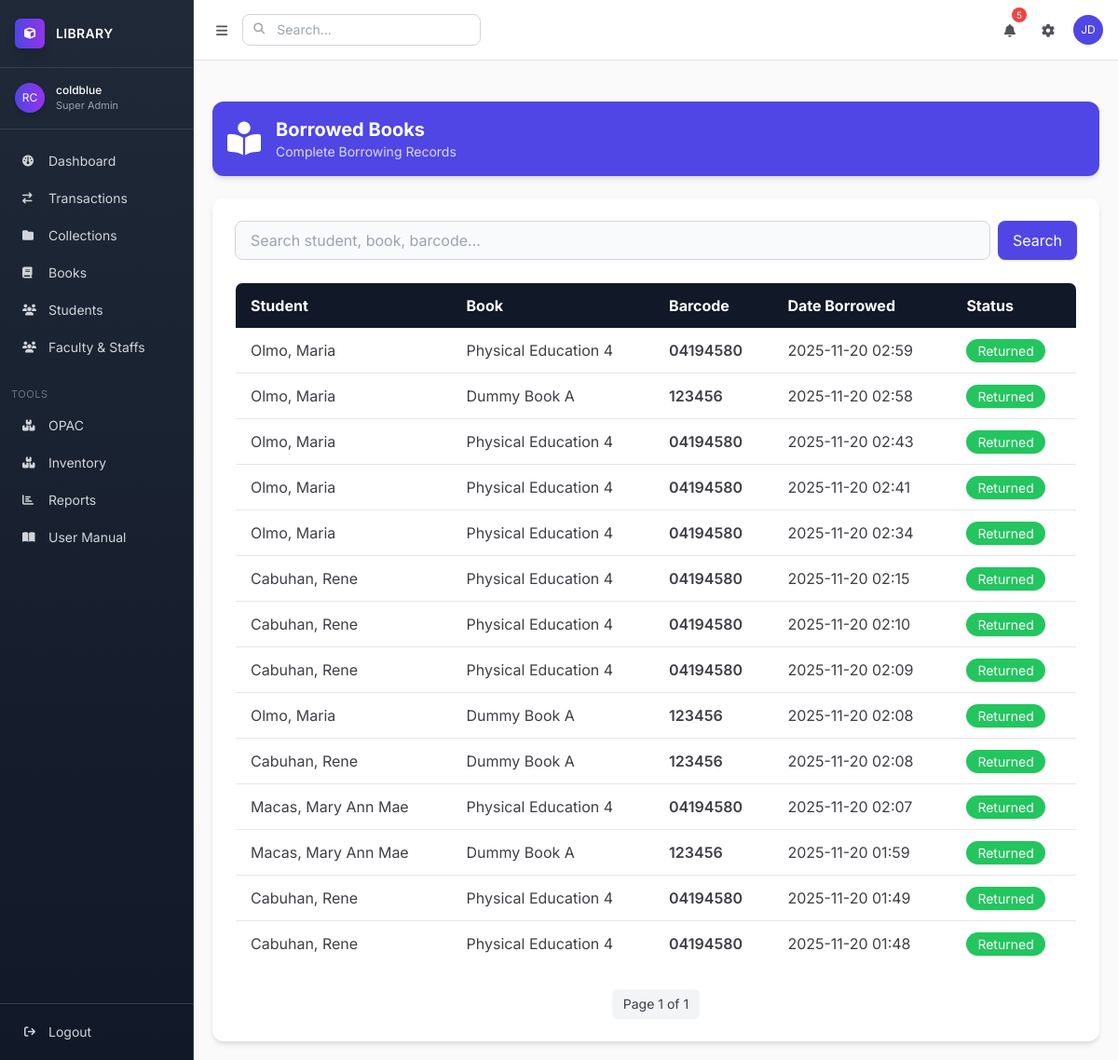
The page /library/borrowed/all/ (signed in) on the database as committed earlier.
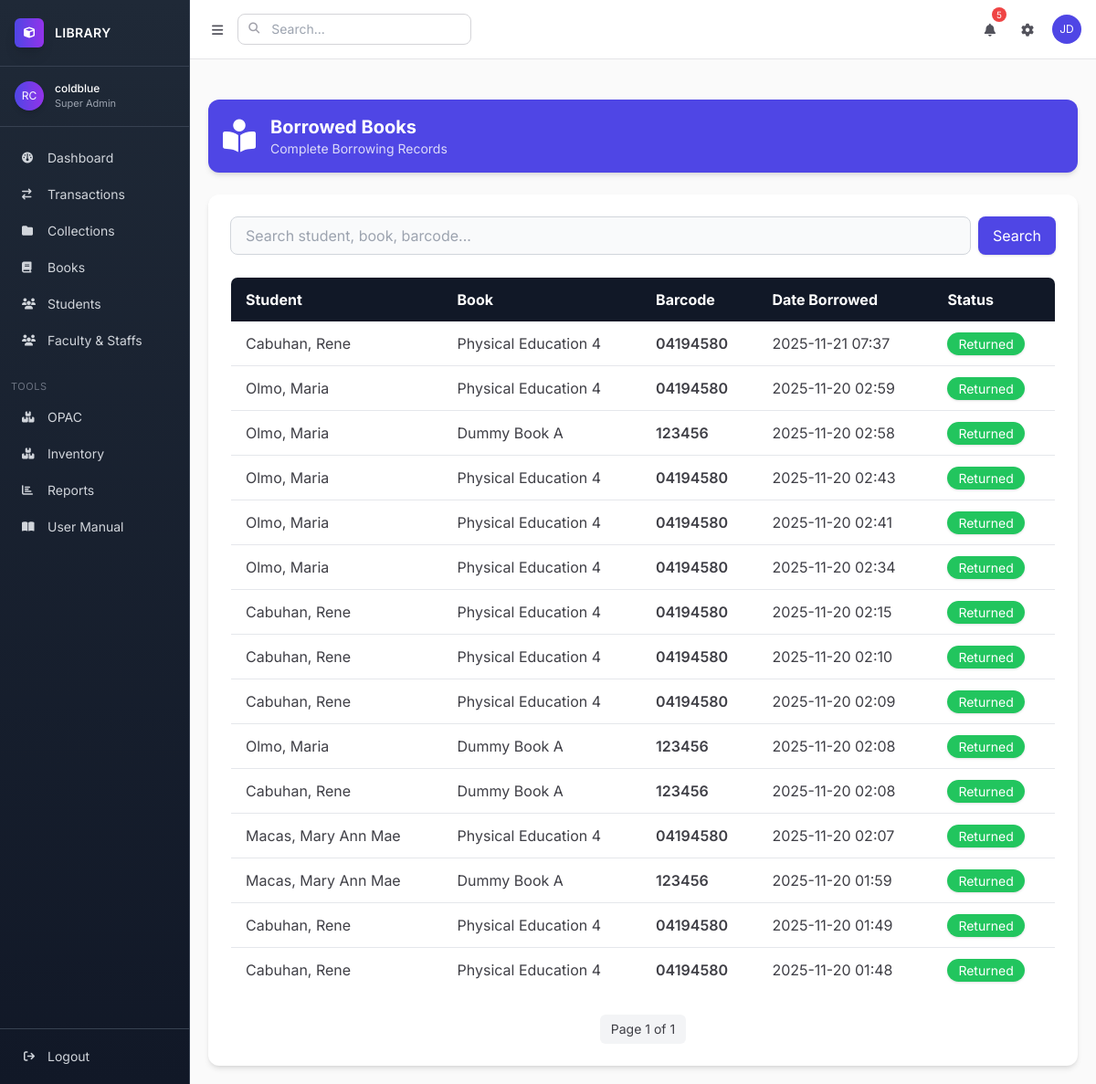
The same page on the database as committed later.
### apps/app2/models.py (models this page shows, shortened)
class BorrowedBook(models.Model):
    book = models.ForeignKey(Book, on_delete=models.CASCADE, related_name="borrow_records")
    borrower = models.ForeignKey(Student, on_delete=models.CASCADE, related_name="borrowed_books")
    barcode = models.ForeignKey('BookBarcode', on_delete=models.CASCADE, related_name="borrowed_records", null=True, blank=True)
    date_borrowed = models.DateTimeField(auto_now_add=True)
    due_date = models.DateField()
    date_returned = models.DateField(blank=True, null=True)
    remarks = models.CharField(max_length=255, blank=True, null=True)
    STATUS_CHOICES = [
        ("borrowed", "Borrowed"),
        ("returned", "Returned"),
        ("overdue", "Overdue"),
    ]
    status = models.CharField(max_length=20, choices=STATUS_CHOICES, default="borrowed")

class Book(models.Model):
    collection = models.ForeignKey(
        Collection, on_delete=models.SET_NULL, null=True, blank=True, related_name="books"
    )
    control_number = models.CharField(max_length=50, unique=True, verbose_name="Control Number / 001")
    isbn = models.CharField(max_length=20, blank=True, null=True, verbose_name="ISBN / 020")
    title = models.CharField(max_length=255, verbose_name="Title / 245$a")
    subtitle = models.CharField(max_length=255, blank=True, null=True, verbose_name="Subtitle / 245$b")
    statement_of_responsibility = models.CharField(max_length=255, blank=True, null=True, verbose_name="Statement of Responsibility / 245$c")
    author = models.CharField(max_length=255, verbose_name="Main Author / 100$a")
    added_authors = models.CharField(max_length=255, blank=True, null=True, verbose_name="Added Authors / 700$a")
    edition = models.CharField(max_length=100, blank=True, null=True, verbose_name="Edition / 250")
    publisher = models.CharField(max_length=255, blank=True, null=True, verbose_name="Publisher / 264$b")
    publication_place = models.CharField(max_length=255, blank=True, null=True, verbose_name="Place / 264$a")
    publication_year = models.CharField(max_length=4, blank=True, null=True, verbose_name="Year / 264$c")
    pages = models.CharField(max_length=50, blank=True, null=True, verbose_name="Pagination / 300$a")
    illustrations = models.CharField(max_length=255, blank=True, null=True, verbose_name="Illustrations / 300$b")
    dimensions = models.CharField(max_length=50, blank=True, null=True, verbose_name="Dimensions / 300$c")
    series = models.CharField(max_length=255, blank=True, null=True, verbose_name="Series / 490$a")
    notes = models.TextField(blank=True, null=True, verbose_name="General Notes / 500")
    summary = models.TextField(blank=True, null=True, verbose_name="Summary / 520")
    subjects = models.CharField(max_length=255, blank=True, null=True, verbose_name="Subjects / 650$a")
    classification = models.CharField(max_length=50, blank=True, null=True, verbose_name="Dewey / 082 or Local / 090")
    language = models.CharField(max_length=50, blank=True, null=True, verbose_name="Language / 041$a")
    cover_image = models.ImageField(
        upload_to='book_covers/', blank=True, null=True, verbose_name="Book Cover"
    )
    created_at = models.DateTimeField(auto_now_add=True)
    updated_at = models.DateTimeField(auto_now=True)

class BookBarcode(models.Model):
    book = models.ForeignKey('Book', on_delete=models.CASCADE, related_name="barcodes")
    barcode = models.CharField(max_length=50, unique=True)
    created_at = models.DateTimeField(auto_now_add=True)
    created_at = models.DateTimeField(default=timezone.now)

### apps/app1/models.py (models this page shows, shortened)
class Student(models.Model):
    folder = models.ForeignKey(Folder, on_delete=models.SET_NULL, null=True, blank=True, related_name="students")
    last_name = models.CharField(max_length=150)
    first_name = models.CharField(max_length=150)
    middle_name = models.CharField(max_length=150, blank=True, null=True)
    mobile_number = models.CharField(max_length=20, blank=True, null=True)
    GENDER_CHOICES = [
        ('M', 'Male'),
        ('F', 'Female'),
        ('O', 'Other'),
    ]
    gender = models.CharField(max_length=1, choices=GENDER_CHOICES)

### apps/app2/views/all.py (the view, shortened to what this page needs)
# urls.py: path("borrowed/all/", views.all_borrowed_books, name="borrowed_all"),
@login_required
def all_borrowed_books(request):
    q = request.GET.get("q", "").strip()
    borrowed = BorrowedBook.objects.select_related("borrower", "book", "barcode")
    paginator = Paginator(borrowed.order_by("-date_borrowed"), 15)
    page_number = request.GET.get("page")
    page_obj = paginator.get_page(page_number)
    context = {"page_obj": page_obj, "q": q}
    return render(request, "app2/book/borrowed_all_list.html", context)

### templates/app2/book/borrowed_all_list.html (shortened to what this page needs)
{% extends "base.html" %}
{% block content %}
<div class="flex items-center p-4 my-6 text-white bg-indigo-600 rounded-xl shadow-md">
    <i class="fas fa-book-reader text-4xl mr-4"></i>
    <div>
        <h1 class="text-xl font-bold">Borrowed Books</h1>
        <p class="text-sm opacity-80">Complete Borrowing Records</p>
    </div>
</div>
<div class="bg-white dark:bg-gray-800 rounded-xl shadow-md p-6">
    <form method="get" class="flex gap-2 mb-6">
        <input type="text" name="q" value="{{ q }}" placeholder="Search student, book, barcode..." class="w-full px-4 py-2 rounded-lg border border-gray-300 dark:border-gray-700
                   bg-gray-50 dark:bg-gray-900 focus:ring-2 focus:ring-indigo-500
                   outline-none transition">
        <button class="px-4 py-2 rounded-lg bg-indigo-600 hover:bg-indigo-700 text-white shadow">
            Search
        </button>
    </form>
    <div class="overflow-x-auto">
        <table class="w-full border border-gray-300 dark:border-gray-700 rounded-lg overflow-hidden">
            <thead class="bg-gray-900 text-white dark:bg-gray-700">
                <tr>
                    <th class="px-4 py-3 text-left">Student</th>
                    <th class="px-4 py-3 text-left">Book</th>
                    <th class="px-4 py-3 text-left">Barcode</th>
                    <th class="px-4 py-3 text-left">Date Borrowed</th>
                    <th class="px-4 py-3 text-left">Status</th>
                </tr>
            </thead>
            <tbody class="divide-y divide-gray-200 dark:divide-gray-700">
                {% for b in page_obj %}
                <tr class="hover:bg-gray-50 dark:hover:bg-gray-700/40">
                    <td class="px-4 py-3">
                        {{ b.borrower.last_name }}, {{ b.borrower.first_name }}
                    </td>
                    <td class="px-4 py-3">
                        {{ b.book.title }}
                    </td>
                    <td class="px-4 py-3 font-semibold">
                        {{ b.barcode.barcode }}
                    </td>
                    <td class="px-4 py-3">
                        {{ b.date_borrowed|date:"Y-m-d H:i" }}
                    </td>
                    <td class="px-4 py-3">
                        {% if b.status == "borrowed" %}
                        <span class="px-3 py-1 rounded-full text-sm bg-yellow-400 text-gray-900 shadow">
                            Borrowed
                        </span>
                        {% else %}
                        <span class="px-3 py-1 rounded-full text-sm bg-green-500 text-white shadow">
                            Returned
                        </span>
                        {% endif %}
                    </td>
                </tr>
                {% empty %}
                <tr>
                    <td colspan="5" class="px-4 py-6 text-center text-gray-500 dark:text-gray-400">
                        No borrowed records.
                    </td>
                </tr>
                {% endfor %}
            </tbody>
        </table>
    </div>
    <div class="mt-6 flex justify-center">
        <div class="flex items-center gap-2">
            <span class="px-3 py-1.5 bg-gray-100 dark:bg-gray-700 rounded-md text-sm">
                Page {{ page_obj.number }} of {{ page_obj.paginator.num_pages }}
            </span>
        </div>
    </div>
</div>
{% endblock %}

Rows that differ between the two databases and show on the page:
added BorrowedBook: borrower.last_name "Cabuhan", borrower.first_name "Rene", book "Physical Education 4", barcode.barcode "04194580", date_borrowed "2025-11-21 07:37", status "Returned"
